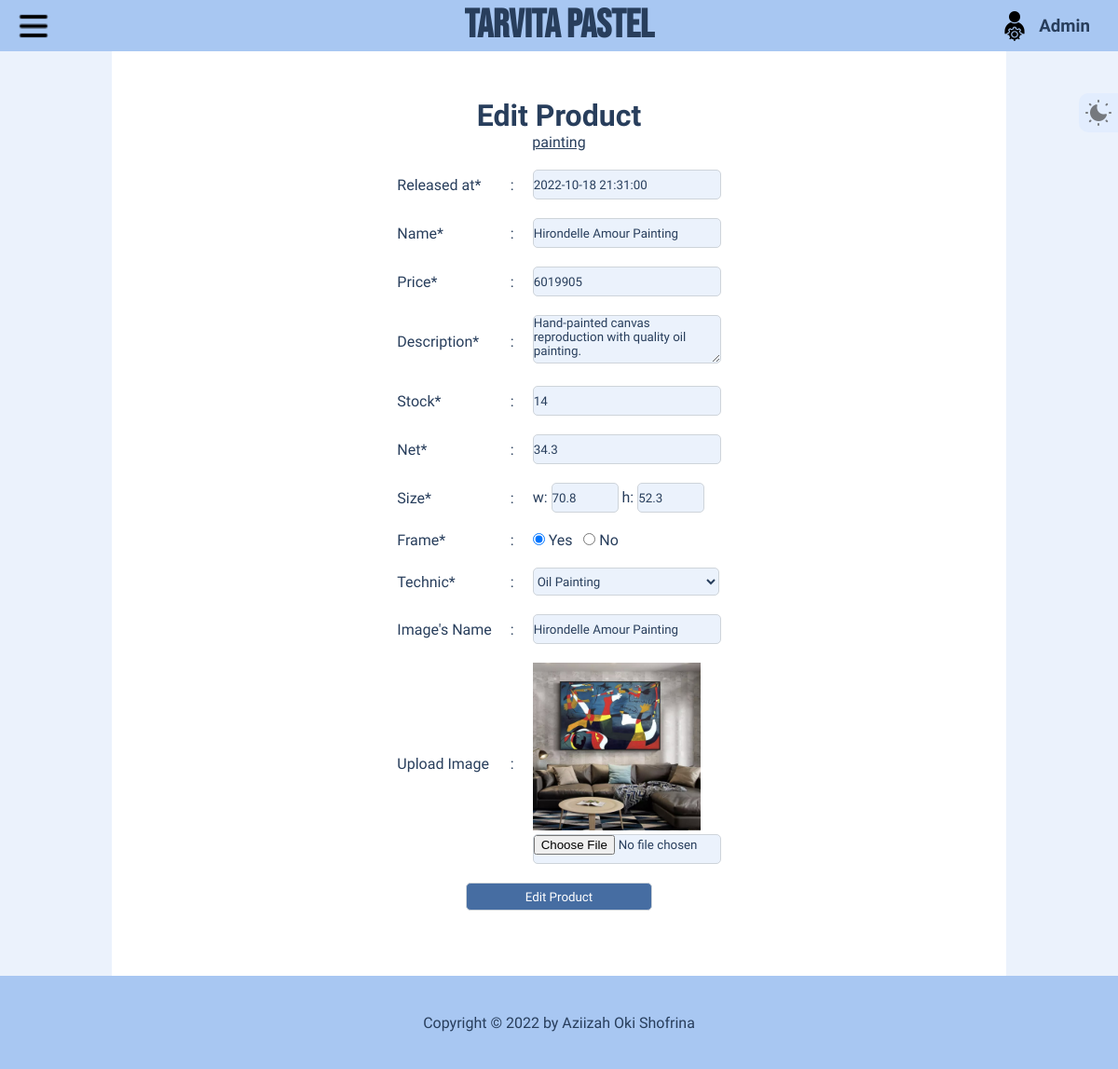
Page /edit-product.php?product=painting-1 on the committed database.
### tables this page shows
CREATE TABLE `products` (
  `id` varchar(50) NOT NULL,
  `released_date` datetime NOT NULL,
  `name` varchar(50) NOT NULL,
  `price` int(11) NOT NULL,
  `description` varchar(100) NOT NULL,
  `stock` int(11) NOT NULL,
  `net` float NOT NULL,
  `width` float NOT NULL,
  `height` float NOT NULL,
  `frame` varchar(10) DEFAULT NULL,
  `technic` varchar(50) DEFAULT NULL,
  `material` varchar(50) DEFAULT NULL,
  `packing_list` varchar(100) DEFAULT NULL,
  `image` varchar(100) DEFAULT NULL
);

### config.php (called while the page is built, shortened)
<?php
$con = mysqli_connect("localhost", "root", "", "tarvita_pastel");
function get_img_name($id) {
  $prev_image = get_from_db(
    "SELECT image FROM products
     WHERE id='$id'"
  )[0]["image"];
  $image_name = explode(".", $prev_image)[0];
  $image_name = explode("$id-", $image_name);
  $image_name = end($image_name);
  return $image_name;
}
function get_from_db($query) {
  global $con;
  $result = mysqli_query(
    $con,
    $query
  );
  $rows = [];
  while ($row = mysqli_fetch_assoc($result)) {
    $rows[] = $row;
  }
  return $rows;
}
?>

### edit-product.php (the view, shortened to what this page needs)
<?php
require "config.php";
$id = $_GET["product"];
if (preg_match("/painting/i", $id)) {
  $product_type = "painting";
} else if (preg_match("/tool/i", $id)) {
  $product_type = "tool";
}
$product = get_from_db("SELECT * FROM products WHERE id='$id'")[0];
?>
<!DOCTYPE html>
<html lang="en">
<head>
  <link rel="stylesheet" href="app/style.css?v=<?= time(); ?>">
</head>
<body>
  <div class="page-wrapper add-product-page">
    <?php include "header.php"; ?>
    <div class="content-wrapper">
      <div class="main-content">
        <div class="content">
          <h1> Edit Product </h1>
          <p> <u> <?= $product_type; ?> </u> </p>
          <table cellspacing="20">
            <form action="" method="POST" enctype="multipart/form-data" class="form container">
              <tr>
                <td> <label for="datetime"> Released at* </label> </td>
                <td> <center> : </center> </td>
                <td> <input type="datetime" name="datetime" id="datetime" value="<?= $product["released_date"]; ?>" readonly class="form-input"> </td>
              </tr>
              <tr>
                <td> <label for="name"> Name* </label> </td>
                <td> <center> : </center> </td>
                <td> <input type="text" name="name" placeholder="Name" id="name" required maxlength="50" autocomplete="off" class="form-input" value="<?= $product["name"]; ?>"> </td>
              </tr>
              <tr>
                <td> <label for="number"> Price* </label> </td>
                <td> <center> : </center> </td>
                <td> <input type="number" name="price" placeholder="Price" id="number" required min="0" class="form-input" value="<?= $product["price"]; ?>"> </td>
              </tr>
              <tr>
                <td> <label for="desc"> Description* </label> </td>
                <td> <center> : </center> </td>
                <td> <textarea name="desc" id="desc" cols="15" rows="3" maxlength="100" required autocomplete="off" class="form-input" placeholder="Max 100 characters"><?= $product["description"]; ?></textarea> </td>
              </tr>
              <tr>
                <td> <label for="stock"> Stock* </label> </td>
                <td> <center> : </center> </td>
                <td> <input type="number" name="stock" placeholder="Stock" id="stock" required min="0" class="form-input" value="<?= $product["stock"]; ?>"> </td>
              </tr>
              <tr>
                <td> <label for="net"> Net* </label> </td>
                <td> <center> : </center> </td>
                <td> <input type="number" step="0.01" name="net" placeholder="Net (g)" id="net" min="0" class="form-input" value="<?= $product["net"]; ?>" required> </td>
              </tr>
              <tr>
                <td> <label for="size"> Size* </label> </td>
                <td> <center> : </center> </td>
                <td>
                  <label for="w"> w:</label>
                  <input type="number" step="0.01" name="width" id="w" placeholder="cm" min="0" class="form-input" style="width: 70px;" value="<?= $product["width"]; ?>" required>
                  <label for="h"> h:</label>
                  <input type="number" step="0.01" name="height" id="h" placeholder="cm" min="0" class="form-input" style="width: 70px;" value="<?= $product["height"]; ?>" required>
                </td>
              </tr>
              <?php if ($product_type == "painting") { ?>
                <tr>
                  <td> <label for="frame"> Frame* </label> </td>
                  <td> <center>:</center> </td>
                  <td>
                    <input type="radio" name="frame" id="yes" value="Yes" <?php if ($product["frame"] == "Yes") {
                                                                            echo "checked";
                                                                          } ?>> <label for="yes"> Yes </label> &nbsp;
                    <input type="radio" name="frame" id="no" value="No" <?php if ($product["frame"] == "No") {
                                                                          echo "checked";
                                                                        } ?>> <label for="no"> No </label>
                  </td>
                </tr>
                <tr>
                  <td> <label for="technic"> Technic* </label> </td>
                  <td> <center>:</center> </td>
                  <td>
                    <select name="technic" id="technic" class="form-input">
                      <option value="Oil Painting" <?php if ($product["technic"] == "Oil Painting") {
                                                      echo "selected";
                                                    } ?>> Oil Painting </option>
                    </select>
                  </td>
                </tr>
              <?php } else if ($product_type == "tool") { ?>
                <tr>
                  <td> <label for="material"> Material* </label> </td>
                  <td> <center>:</center> </td>
                  <td> <input type="text" name="material" placeholder="Material" id="material" min="0" class="form-input" value="<?= $product["material"]; ?>"> </td>
                </tr>
                <tr>
                  <td> <label for="pack"> Packing List* </label> </td>
                  <td> <center>:</center> </td>
                  <td> <textarea name="pack" id="pack" cols="15" rows="3" class="form-input" placeholder="1 pcs brush, etc" maxlength="100"><?= $product["packing_list"]; ?></textarea> </td>
                </tr>
              <?php } ?>
              <tr>
                <td> <label for="image_name"> Image's Name </label> </td>
                <td> <center> : </center> </td>
                <td> <input type="text" name="image_name" id="image_name" placeholder="Optional" class="form-input" value="<?= get_img_name($product["id"]); ?>" required> </td>
              </tr>
              <tr>
                <td> <label for="image"> Upload Image </label> </td>
                <td> <center> : </center> </td>
                <td>
                    <img src="img/products/<?= $product["image"]; ?>" alt="<?= $product["image"]; ?>" width="180px"> <br>
                    <input type="file" name="image" id="image" accept="image/*" class="form-input">
                </td>
              </tr>
              <tr>
                <td colspan="4">
                  <center> <button type="submit" name="submit"> Edit Product </button> </center>
                </td>
              </tr>
            </form>
          </table>
        </div>
      </div>
    </div>
    <?php include "footer.php"; ?>
  </div>
</body>
</html>

### app/style.css (style rules this page uses)
:root { --mode: #dae8ff; --page-bg: #ebf2fc; --page-font: #283e5c; --page-theme: #a7c0e086; --page-hover-prim: #a7c0e05b; --page-hover-sec: #a2aacd1d; --black: #302e3e; --button-bg: #466da2; --button-font: var(--content-bg); --button-hover-bg: #283e5c; --header-bg: #A8C7F2; --sidebar-hide: -250px; --sidebar-show: 250px; --content-bg: white; --product-container: #ffffff; --input-shadow: #4284e054; --intro-bg: url("../img/intro-bg-light.jpg"); --skin-logo: url("../img/moon-black.png"); --menu-logo:url("../img/menu-black.png"); --admin-logo: url("../img/admin-black.png"); --search-logo:url("../img/search-black.png"); --home-logo: url("../img/home-black.png"); --about-us-logo: url("../img/about-us-black.png"); --login-logo: url("../img/login-black.png"); --paintings-logo: url("../img/paintings-black.png"); --tools-logo: url("../img/tools-black.png"); --add-product-logo: url("../img/add-product-black.png"); --edit-product-logo: url("../img/edit-product-black.png"); --delete-product-logo: url("../img/delete-product-black.png"); }
* { margin: 0px; padding: 0px; }
body { color: var(--page-font); background-color: var(--header-bg); }
.form-input, button { outline: none; border-radius: 5px; border: none; border: 1px solid #ced4da; background-color: var(--page-bg); color: var(--page-font); height: 30px; width: 200px; font-family: 'Exo', sans-serif; }
button { background-color: var(--button-bg); color: var(--button-font); }
.page-wrapper { background-color: var(--page-bg); width: 100%; position: relative; display: flex; flex-direction: column; justify-content: center; }
.content-wrapper { background-color: var(--page-bg); font-family: 'Exo', sans-serif; display: flex; }
.sidebar, .main-content { transition: 0.5s ; }
.main-content { background-color: var(--page-bg); width: 100%; height: fit-content; display: flex; flex-direction: column; align-items: center; }
.content { background-color: var(--content-bg); padding: 50px 0px; width: 80%; display: flex; flex-direction: column; justify-content: center; align-items: center; }
textarea.form-input { height: 50px; }

### rows in the picture
products: datetime "2022-10-18 21:31:00", name "Hirondelle Amour Painting", price "6019905", desc "Hand-painted canvas reproduction with quality oil painting.", stock "14", net "34.3", width "70.8", height "52.3", frame "☑ Yes", frame "☐ No", technic "Oil Painting", image (picture)

### other values in the picture
$product_type "painting"
